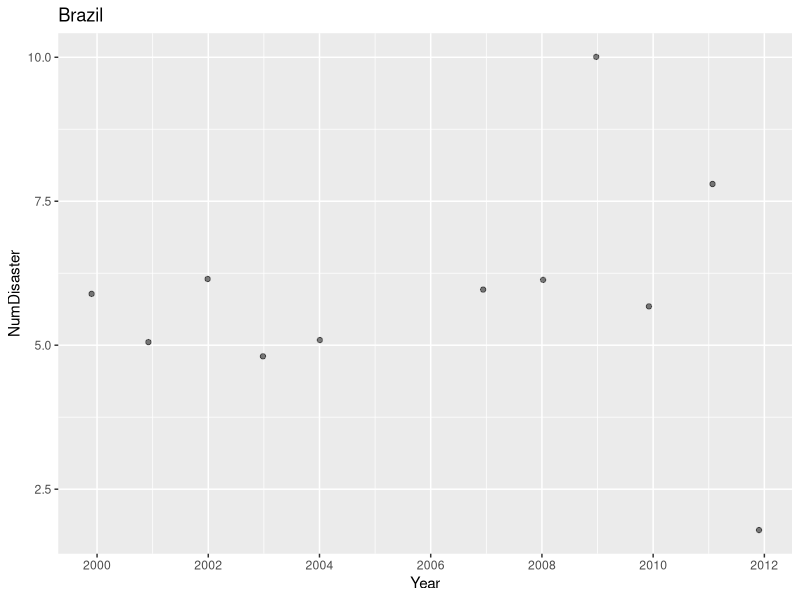
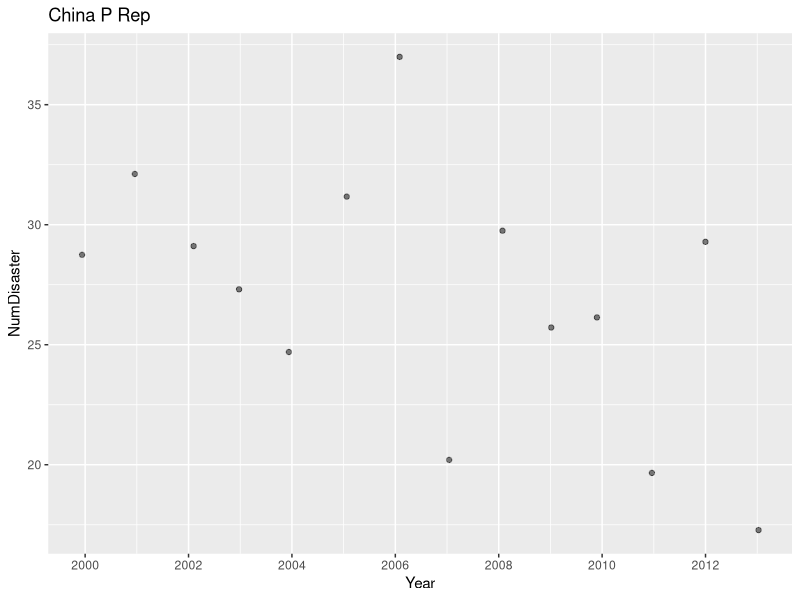
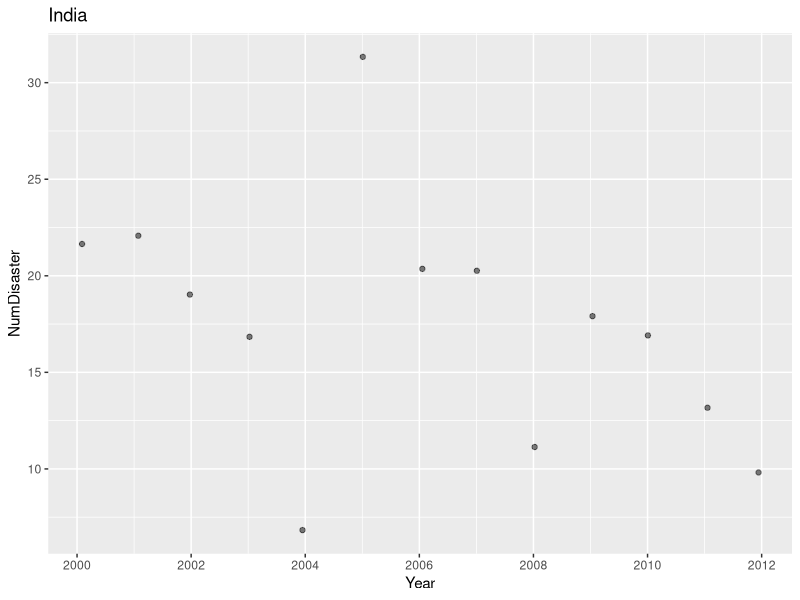
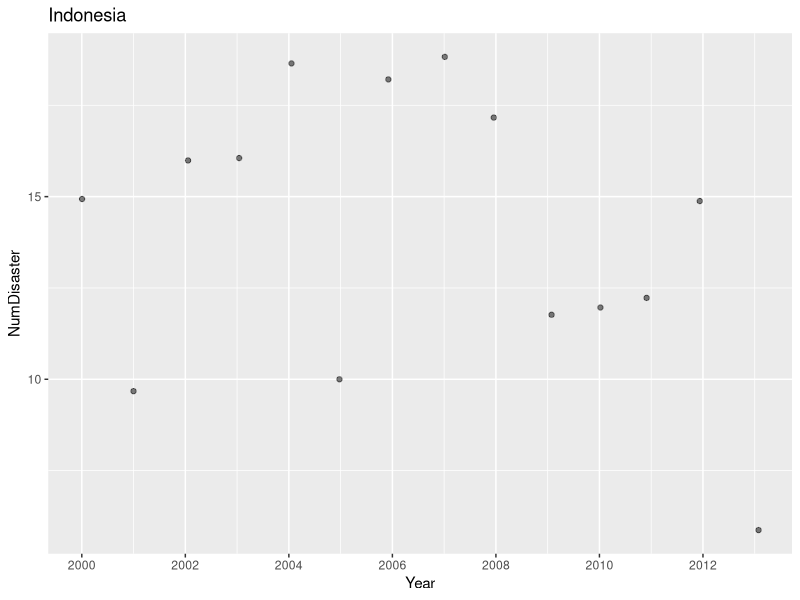
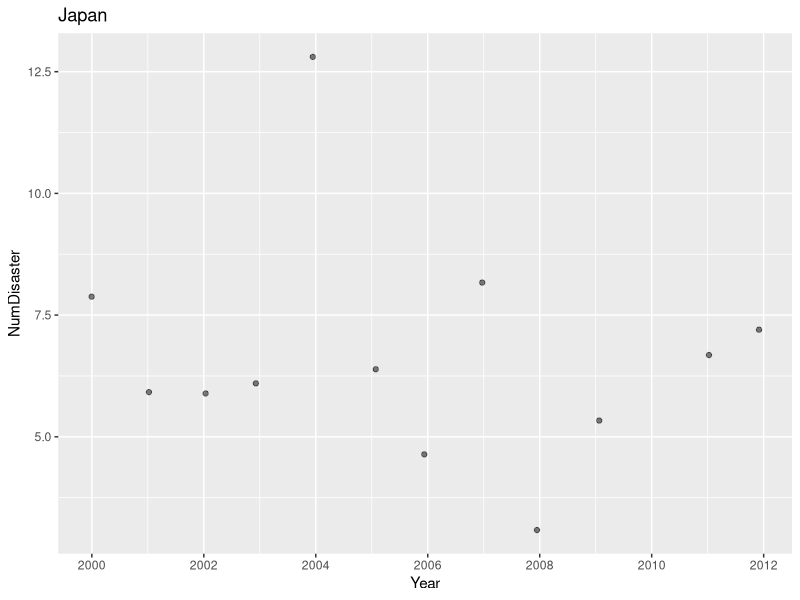
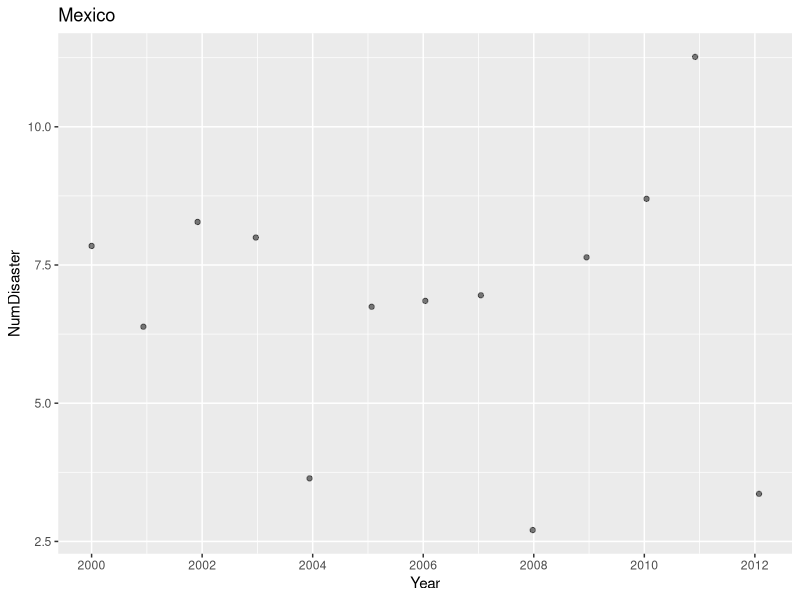
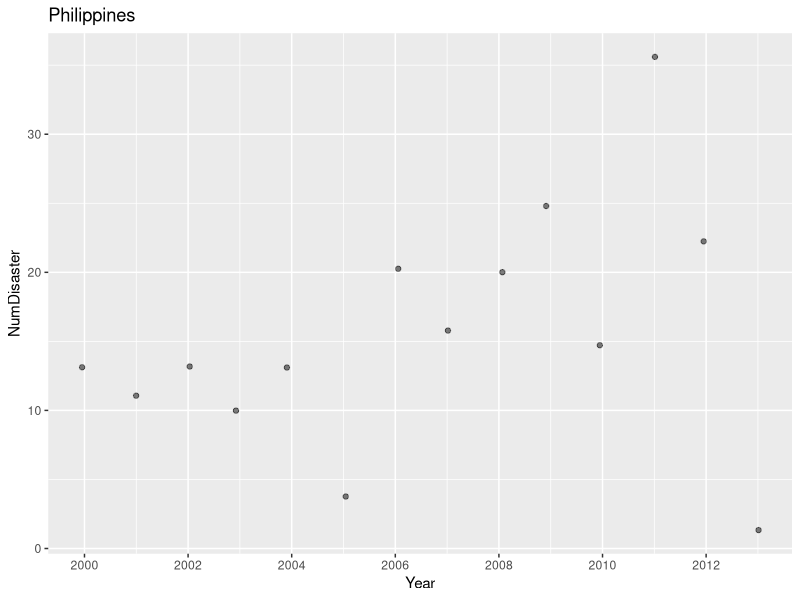
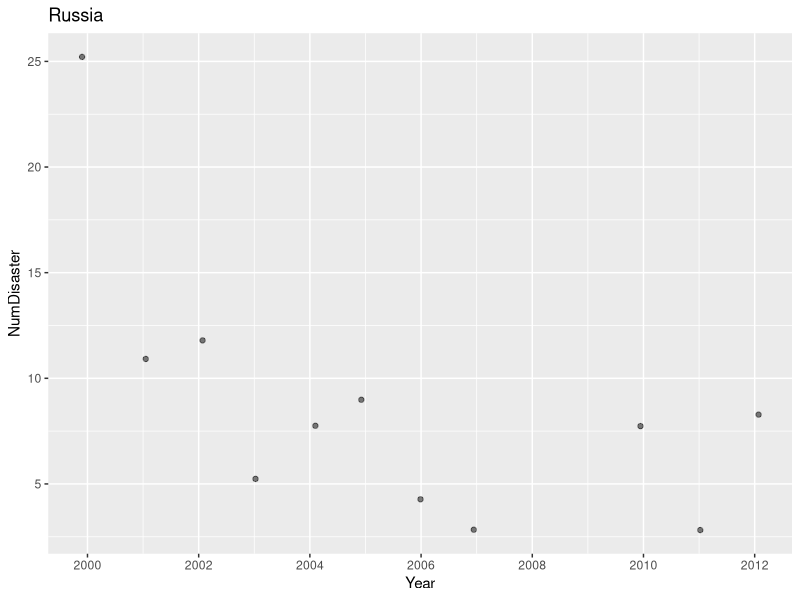

Source code (R) for these figures, in order:
library(arm)
library(ggplot2)
library(plyr)
library(xtable)
library(reshape2)

Disaster <- read.delim("Disaster_clean.tsv")


## Learn from JB's code
## infer order of Race and Film factors from order in file
Disaster <-
  within(Disaster, {
    Continent <- factor(as.character(Continent), 
                        levels = unique(Disaster$Continent))
  })
## Yes! It is still follow the order!!!!!

## First, let us try to find some countries and give them 
## a stripplot. Since some countries have only few observations
## I will select the countries with over 10 observations.
ObsCountry <- ddply(Disaster, ~Country, summarize, numobs = length(Year))
DropCountry <- droplevels(subset(ObsCountry,!(numobs > 10)))

Special <- droplevels(subset(Disaster,
                              !(Country %in% DropCountry$Country)))

## Learn for JB, for each country, write stripplot to file
## to compare the number of disasters vs. year
d_ply(Special, ~ Country, function(z) {
  theCountry <- z$Country[1]
  p <- ggplot(z, aes(x = Year, y = NumDisaster))  +
    ggtitle(theCountry) + 
    geom_jitter(alpha = 1/2, position = position_jitter(width = 0.1)) + 
    scale_x_continuous(name = "Year", breaks = seq(min(z$Year), 
                                                   max(z$Year), by = 2))
  print(p)
  theCountry <- gsub(" ", "_", theCountry)
  ggsave(paste0("stripplot_NumDisasterByYear_", theCountry, ".png"))
})


## try to get the spread of death within the continents
spreaddeath <- ddply(Disaster, ~ Continent, summarize,
                     sdNumKilled = sd(NumKilled), 
                     iqrNumKilled = IQR(NumKilled))
write.table (spreaddeath,"spreaddeath.tsv", quote = FALSE,
             sep = "\t", row.names = FALSE)

newspread <- melt(spreaddeath, id="Continent")
ggplot(newspread, aes(x = Continent, y = value, colour = variable)) + 
  geom_point() + geom_line(aes(x=as.numeric(Continent)))+ ylab("spread") +
  ggtitle("Measure of Spread")
ggsave("line_MeasureofSpread.png")

## Then, try to produce the maximum and minimum statistics 
## for different variables in all continents
## for all continents
maxmean<- ddply(Disaster, ~ Continent, summarize, 
                meanDamage = mean(TotalDamUSD),
                maxDamage= max(TotalDamUSD),
                meanAffPop = mean(NumAffected),
                maxAffPop = max(NumAffected),
                meanInjured = mean(NumInjured),
                maxInjured = max(NumInjured),
                meanDeath = mean(NumKilled),
                maxDeath = max(NumKilled),
                meanHomeless = mean(NumHomeless),
                maxHomeless = max(NumHomeless)
)
write.table (maxmean,"maxmean.tsv", quote = FALSE,
             sep = "\t", row.names = FALSE)

## We have summarized some detailed information about different 
## variables in the dataset. Now, let's discouver more details.
## First,let's identify which varibales play an important role to predict 
## the damaged amount from natural disasters.

## To start with, Let us to fit the full model.
FullModel <- lm(TotalDamUSD ~ NumDisaster + NumKilled + NumInjured +
                  NumAffected +NumHomeless, data = Disaster)
summary(FullModel)

## Based on the summmary, it can be shown that number of disasters 
## played a significant role to determine the damaged amount. 
## Therefore, I will pay more attention on whether the
## number of disasters also play an essential role in country level.

mFun <- function(x) {
  model <- lm(TotalDamUSD ~ NumDisaster, x)
  estCoefs <- c(coef(model))
  estSE <- c(se.coef(model))
  ## 2 means 2nd row (we do not want to test intercept), 
  ## 4 means the 4th column, which corresponding to p-value
  p_value <- summary(model)$coefficients[2, 4]  
  names(estCoefs) <- c("intercept", "NumDisaster")
  names(estSE) <- c("SE(intercept)", "SE(NumDisaster)")
  names(p_value) <- "p-value (NumDisaster)"
  return (c(estCoefs,estSE,p_value))
}

mCoefs <- ddply(Disaster, ~Country, mFun)
write.table (mCoefs,"regression.tsv", quote = FALSE,
             sep = "\t", row.names = FALSE)

## I tried my best, but I am not sure whether this is the correct way.
## Based on above table, we found that even though the number 
## of disasters play an critical role in the world level, 
## it does not significant in country level for most countries. 
## It might because the individual country has limited sample size. 
## Thus, the standard error is huge.

## The next topic that I would like to focus on is how the number of 
## disasters changing over time on different continents.

## To begin with, let us plot the number of disasters in different continents.

ggplot(Disaster,aes(x=NumDisaster, fill= Continent)) + facet_wrap(~Continent)+
  geom_bar(binwidth = 2, color = "black") +
  ggtitle("Number of Disasters in Diffferent Continents")
ggsave("barchart_DisasterbyContinent.png")

## After having some basic ideas about the frequency of the number of disasters in 
## different continents,I will look at the number of disasters changing over time 
## on diffferent continents

ggplot(Disaster, aes(x = Year, y = NumDisaster, color = Year))+ 
  geom_jitter() + facet_wrap(~ Continent) + 
  geom_line(stat = "summary", fun.y = "mean", col = "red", lwd = 1) +
  ggtitle("How is Number of Disasters Changing over Time on Diffferent Continents") + 
  scale_x_continuous(name = "Year", breaks = seq(min(Disaster$Year), 
                                                 max(Disaster$Year), by = 2))  + 
  xlab("Year") + ylab("Number of Disasters")
ggsave("stripplot_NumofDisTimeContinent.png")

## Based on the plot, there is no significan relationship beween the number of disasters 
## and time. However, it can be found that there is some difference for the number of 
## disasters across continents.

## Next, try boxplot for the year 2000, 2005 and 2010
ggplot(subset(Disaster, Year %in% c(2000,2005,2010)), aes(x = factor(Year), 
                                                          y = NumDisaster, 
                                                          fill = Continent), 
       groups = Continent) + geom_boxplot(alpha = 0.2, outlier.colour= "red") 
ggsave("boxplot_DisasterbyYear.png")

## Obviously, Asia has more variation for the number of disasters.

## Finally, let us try another plot about the number of disasters changing over 
## time on diffferent continents
low_number= 10
ggplot(Disaster, aes(x = Year, y = NumDisaster, 
                     colour = NumDisaster <= low_number)) + 
  geom_jitter(position = position_jitter(width = .2)) + 
  facet_wrap(~ Continent) + 
  ggtitle(paste("NumDisaster <= ", low_number)) + 
  theme(plot.title = element_text(face="bold")) + 
  ggtitle("Show Number of Disasters by Year across Continents") + 
  scale_colour_discrete(name="",breaks=c("FALSE", "TRUE"),
                        labels=c("Number > 5", "Number <= 5")) +
  scale_x_continuous(name = "Year", breaks = seq(min(Disaster$Year), 
                                                 max(Disaster$Year), by = 2)) 
ggsave("stripplot_DisasterbyYC.png")


## By looking at above graph, we can see Americas and Asia have more natural 
## disasters than other continents.


## Now, Let us look at a special plot: dots scatterplot of number of natural 
## disaster over year for China. Why??

ggplot(subset(Disaster, Country == "China P Rep"), aes(x = Year, y = NumKilled)) + 
  geom_line(lwd=1) + xlab("Year") + ylab("Number killed") +
  ggtitle("How is Number of People Killed over time in People's Repubic of China") +
  scale_x_continuous(name = "Year", breaks = seq(min(Disaster$Year), 
                                                 max(Disaster$Year), by = 2)) 
ggsave("line_NumKilledChina.png")


## The graph shows that more than 80,000 were killed by natural disaster 
## in the year of 2008 in China. That was Sichuan Earthquake. At that time, 
## I was also in Sichuan and experienced this catastrophe. I feel sorry for 
## those people who lost their lives during this disaster.Since I experienced 
## this natural disaster, I would think this is an important plot for me!!


## Next, I would like to evaluate whether there is a relationship between affected 
## population and death across continents.The question is that whether more people got 
## affected will lead more people be killed? Since some natural disasters caused a lot of 
## people lost lives, I used log transformation (**Question** Log transformation may not make sense?)

ggplot(Disaster, aes(x = NumAffected, y = NumKilled, color = Continent)) + 
  geom_point() + scale_x_log10() + scale_y_log10()+
  ggtitle("How NumKilled related to NumAffected across Continents") 
ggsave("points_NumKilledwithAffected.png")

## Based on the graph, it can be seen that with the increase of number of people got affected,
## there is a slightly increasing trend for the number of people got killed.
